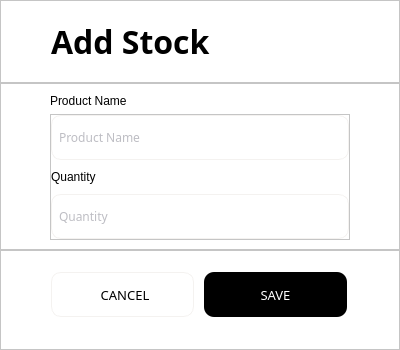
<?xml version="1.0" encoding="UTF-8"?>
<ui version="4.0">
 <class>AddStock_Dialog</class>
 <widget class="QDialog" name="AddStock_Dialog">
  <property name="geometry">
   <rect>
    <x>0</x>
    <y>0</y>
    <width>400</width>
    <height>350</height>
   </rect>
  </property>
  <property name="maximumSize">
   <size>
    <width>400</width>
    <height>350</height>
   </size>
  </property>
  <property name="windowTitle">
   <string>Dialog</string>
  </property>
  <layout class="QVBoxLayout" name="verticalLayout">
   <property name="spacing">
    <number>0</number>
   </property>
   <property name="leftMargin">
    <number>0</number>
   </property>
   <property name="topMargin">
    <number>0</number>
   </property>
   <property name="rightMargin">
    <number>0</number>
   </property>
   <property name="bottomMargin">
    <number>0</number>
   </property>
   <item>
    <widget class="QWidget" name="widget" native="true">
     <property name="styleSheet">
      <string notr="true">background-color: rgb(255, 255, 255);</string>
     </property>
     <layout class="QGridLayout" name="gridLayout">
      <property name="leftMargin">
       <number>0</number>
      </property>
      <property name="topMargin">
       <number>0</number>
      </property>
      <property name="rightMargin">
       <number>0</number>
      </property>
      <property name="bottomMargin">
       <number>0</number>
      </property>
      <property name="spacing">
       <number>0</number>
      </property>
      <item row="0" column="0">
       <widget class="QFrame" name="frame">
        <property name="frameShape">
         <enum>QFrame::StyledPanel</enum>
        </property>
        <property name="frameShadow">
         <enum>QFrame::Raised</enum>
        </property>
        <layout class="QGridLayout" name="gridLayout_5">
         <item row="0" column="0">
          <widget class="QLabel" name="label_8">
           <property name="maximumSize">
            <size>
             <width>298</width>
             <height>16777215</height>
            </size>
           </property>
           <property name="font">
            <font>
             <family>Satoshi Black</family>
             <pointsize>24</pointsize>
             <bold>true</bold>
            </font>
           </property>
           <property name="styleSheet">
            <string notr="true">color: black;</string>
           </property>
           <property name="text">
            <string>Add Stock</string>
           </property>
          </widget>
         </item>
        </layout>
       </widget>
      </item>
      <item row="1" column="0">
       <widget class="QFrame" name="content_frame">
        <property name="frameShape">
         <enum>QFrame::StyledPanel</enum>
        </property>
        <property name="frameShadow">
         <enum>QFrame::Raised</enum>
        </property>
        <layout class="QGridLayout" name="gridLayout_3">
         <property name="leftMargin">
          <number>0</number>
         </property>
         <property name="topMargin">
          <number>10</number>
         </property>
         <property name="rightMargin">
          <number>0</number>
         </property>
         <property name="bottomMargin">
          <number>9</number>
         </property>
         <property name="spacing">
          <number>6</number>
         </property>
         <item row="1" column="0">
          <widget class="QFrame" name="frame_3">
           <property name="minimumSize">
            <size>
             <width>300</width>
             <height>0</height>
            </size>
           </property>
           <property name="maximumSize">
            <size>
             <width>300</width>
             <height>16777215</height>
            </size>
           </property>
           <property name="frameShape">
            <enum>QFrame::StyledPanel</enum>
           </property>
           <property name="frameShadow">
            <enum>QFrame::Raised</enum>
           </property>
           <layout class="QGridLayout" name="gridLayout_4">
            <property name="leftMargin">
             <number>0</number>
            </property>
            <property name="topMargin">
             <number>0</number>
            </property>
            <property name="rightMargin">
             <number>0</number>
            </property>
            <property name="bottomMargin">
             <number>0</number>
            </property>
            <property name="horizontalSpacing">
             <number>0</number>
            </property>
            <property name="verticalSpacing">
             <number>10</number>
            </property>
            <item row="0" column="0">
             <widget class="QLineEdit" name="productname_lineEdit">
              <property name="minimumSize">
               <size>
                <width>298</width>
                <height>45</height>
               </size>
              </property>
              <property name="maximumSize">
               <size>
                <width>298</width>
                <height>45</height>
               </size>
              </property>
              <property name="font">
               <font>
                <family>Satoshi</family>
               </font>
              </property>
              <property name="styleSheet">
               <string notr="true">border: 1px solid rgb(244, 242, 240);
border-radius: 10px;
padding-left: 5px;
color: rgb(124, 124, 135);</string>
              </property>
              <property name="text">
               <string/>
              </property>
              <property name="placeholderText">
               <string>Product Name</string>
              </property>
             </widget>
            </item>
            <item row="2" column="0">
             <widget class="QLineEdit" name="newquantity_lineEdit">
              <property name="minimumSize">
               <size>
                <width>298</width>
                <height>45</height>
               </size>
              </property>
              <property name="maximumSize">
               <size>
                <width>298</width>
                <height>45</height>
               </size>
              </property>
              <property name="font">
               <font>
                <family>Satoshi</family>
               </font>
              </property>
              <property name="styleSheet">
               <string notr="true">border: 1px solid rgb(244, 242, 240);
border-radius: 10px;
padding-left: 5px;
color: rgb(124, 124, 135);</string>
              </property>
              <property name="text">
               <string/>
              </property>
              <property name="placeholderText">
               <string>Quantity</string>
              </property>
             </widget>
            </item>
            <item row="1" column="0">
             <widget class="QLabel" name="label_2">
              <property name="text">
               <string>Quantity</string>
              </property>
             </widget>
            </item>
           </layout>
          </widget>
         </item>
         <item row="0" column="0">
          <widget class="QLabel" name="label">
           <property name="text">
            <string>Product Name</string>
           </property>
          </widget>
         </item>
        </layout>
       </widget>
      </item>
      <item row="2" column="0">
       <widget class="QFrame" name="bottom_frame">
        <property name="minimumSize">
         <size>
          <width>0</width>
          <height>100</height>
         </size>
        </property>
        <property name="maximumSize">
         <size>
          <width>16777215</width>
          <height>100</height>
         </size>
        </property>
        <property name="frameShape">
         <enum>QFrame::StyledPanel</enum>
        </property>
        <property name="frameShadow">
         <enum>QFrame::Raised</enum>
        </property>
        <layout class="QGridLayout" name="gridLayout_2">
         <property name="leftMargin">
          <number>50</number>
         </property>
         <property name="topMargin">
          <number>0</number>
         </property>
         <property name="rightMargin">
          <number>50</number>
         </property>
         <property name="bottomMargin">
          <number>10</number>
         </property>
         <property name="horizontalSpacing">
          <number>10</number>
         </property>
         <property name="verticalSpacing">
          <number>0</number>
         </property>
         <item row="0" column="0">
          <widget class="QPushButton" name="cancel_btn">
           <property name="minimumSize">
            <size>
             <width>0</width>
             <height>45</height>
            </size>
           </property>
           <property name="maximumSize">
            <size>
             <width>143</width>
             <height>45</height>
            </size>
           </property>
           <property name="font">
            <font>
             <family>Satoshi Medium</family>
             <pointsize>10</pointsize>
            </font>
           </property>
           <property name="styleSheet">
            <string notr="true">QPushButton {
border: 1px solid rgb(244, 242, 240);
border-radius: 10px;
padding-left: 5px;
background-color: transparent;
color: black;
}
QPushButton:hover {
	border: 1px solid black;
	border-radius: 10px;
}</string>
           </property>
           <property name="text">
            <string>CANCEL</string>
           </property>
          </widget>
         </item>
         <item row="0" column="1">
          <widget class="QPushButton" name="save_btn">
           <property name="minimumSize">
            <size>
             <width>0</width>
             <height>45</height>
            </size>
           </property>
           <property name="maximumSize">
            <size>
             <width>143</width>
             <height>45</height>
            </size>
           </property>
           <property name="font">
            <font>
             <family>Satoshi Medium</family>
             <pointsize>10</pointsize>
            </font>
           </property>
           <property name="styleSheet">
            <string notr="true">QPushButton {
border: none;
border-radius: 10px;
background-color: black;
color: white;
}
QPushButton:hover {
	background-color: #191919;
	border-radius: 10px;
}</string>
           </property>
           <property name="text">
            <string>SAVE</string>
           </property>
          </widget>
         </item>
        </layout>
       </widget>
      </item>
     </layout>
    </widget>
   </item>
  </layout>
 </widget>
 <resources/>
 <connections>
  <connection>
   <sender>cancel_btn</sender>
   <signal>clicked()</signal>
   <receiver>AddStock_Dialog</receiver>
   <slot>close()</slot>
   <hints>
    <hint type="sourcelabel">
     <x>100</x>
     <y>419</y>
    </hint>
    <hint type="destinationlabel">
     <x>81</x>
     <y>493</y>
    </hint>
   </hints>
  </connection>
 </connections>
</ui>
